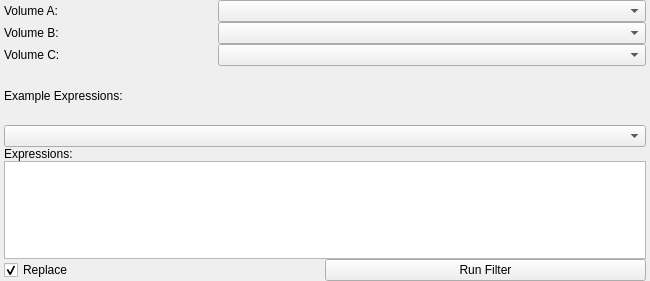
<?xml version="1.0" encoding="UTF-8"?>
<ui version="4.0">
 <class>ArithmeticFilterInterface</class>
 <widget class="QWidget" name="ArithmeticFilterInterface">
  <property name="geometry">
   <rect>
    <x>0</x>
    <y>0</y>
    <width>650</width>
    <height>281</height>
   </rect>
  </property>
  <property name="sizePolicy">
   <sizepolicy hsizetype="Expanding" vsizetype="Fixed">
    <horstretch>0</horstretch>
    <verstretch>0</verstretch>
   </sizepolicy>
  </property>
  <property name="minimumSize">
   <size>
    <width>213</width>
    <height>281</height>
   </size>
  </property>
  <property name="maximumSize">
   <size>
    <width>16777215</width>
    <height>281</height>
   </size>
  </property>
  <property name="windowTitle">
   <string>Arithmetic Filter</string>
  </property>
  <layout class="QVBoxLayout" name="verticalLayout_3">
   <property name="spacing">
    <number>0</number>
   </property>
   <property name="leftMargin">
    <number>4</number>
   </property>
   <property name="topMargin">
    <number>0</number>
   </property>
   <property name="rightMargin">
    <number>4</number>
   </property>
   <property name="bottomMargin">
    <number>0</number>
   </property>
   <item>
    <layout class="QHBoxLayout" name="volumeAHLayout" stretch="1,2">
     <property name="spacing">
      <number>0</number>
     </property>
     <item>
      <widget class="QLabel" name="volumeALabel">
       <property name="text">
        <string>Volume A:</string>
       </property>
      </widget>
     </item>
     <item>
      <widget class="QComboBox" name="volumeAComboBox"/>
     </item>
    </layout>
   </item>
   <item>
    <layout class="QHBoxLayout" name="volumeBHLayout" stretch="1,2">
     <property name="spacing">
      <number>0</number>
     </property>
     <item>
      <widget class="QLabel" name="volumeBLabel">
       <property name="text">
        <string>Volume B:</string>
       </property>
      </widget>
     </item>
     <item>
      <widget class="QComboBox" name="volumeBComboBox"/>
     </item>
    </layout>
   </item>
   <item>
    <layout class="QHBoxLayout" name="volumeCHLayout" stretch="1,2">
     <property name="spacing">
      <number>0</number>
     </property>
     <item>
      <widget class="QLabel" name="volumeCLabel">
       <property name="text">
        <string>Volume C:</string>
       </property>
      </widget>
     </item>
     <item>
      <widget class="QComboBox" name="volumeCComboBox"/>
     </item>
    </layout>
   </item>
   <item>
    <layout class="QVBoxLayout" name="verticalLayout">
     <property name="spacing">
      <number>0</number>
     </property>
     <item>
      <widget class="QLabel" name="label">
       <property name="text">
        <string>Example Expressions:</string>
       </property>
      </widget>
     </item>
     <item>
      <widget class="QComboBox" name="comboBox"/>
     </item>
    </layout>
   </item>
   <item>
    <layout class="QVBoxLayout" name="verticalLayout_2">
     <property name="spacing">
      <number>0</number>
     </property>
     <item>
      <widget class="QLabel" name="label_2">
       <property name="sizePolicy">
        <sizepolicy hsizetype="Expanding" vsizetype="Preferred">
         <horstretch>0</horstretch>
         <verstretch>0</verstretch>
        </sizepolicy>
       </property>
       <property name="text">
        <string>Expressions:</string>
       </property>
      </widget>
     </item>
     <item>
      <widget class="QTextEdit" name="textEdit">
       <property name="sizePolicy">
        <sizepolicy hsizetype="Expanding" vsizetype="Fixed">
         <horstretch>0</horstretch>
         <verstretch>0</verstretch>
        </sizepolicy>
       </property>
       <property name="minimumSize">
        <size>
         <width>0</width>
         <height>98</height>
        </size>
       </property>
       <property name="maximumSize">
        <size>
         <width>16777215</width>
         <height>98</height>
        </size>
       </property>
      </widget>
     </item>
    </layout>
   </item>
   <item>
    <layout class="QHBoxLayout" name="replaceInvertLayout">
     <property name="spacing">
      <number>0</number>
     </property>
     <item>
      <widget class="QCheckBox" name="replaceCheckBox">
       <property name="text">
        <string>Replace</string>
       </property>
       <property name="checked">
        <bool>true</bool>
       </property>
      </widget>
     </item>
     <item>
      <widget class="QPushButton" name="invertButton">
       <property name="text">
        <string>Run Filter</string>
       </property>
      </widget>
     </item>
    </layout>
   </item>
  </layout>
 </widget>
 <resources/>
 <connections/>
</ui>
